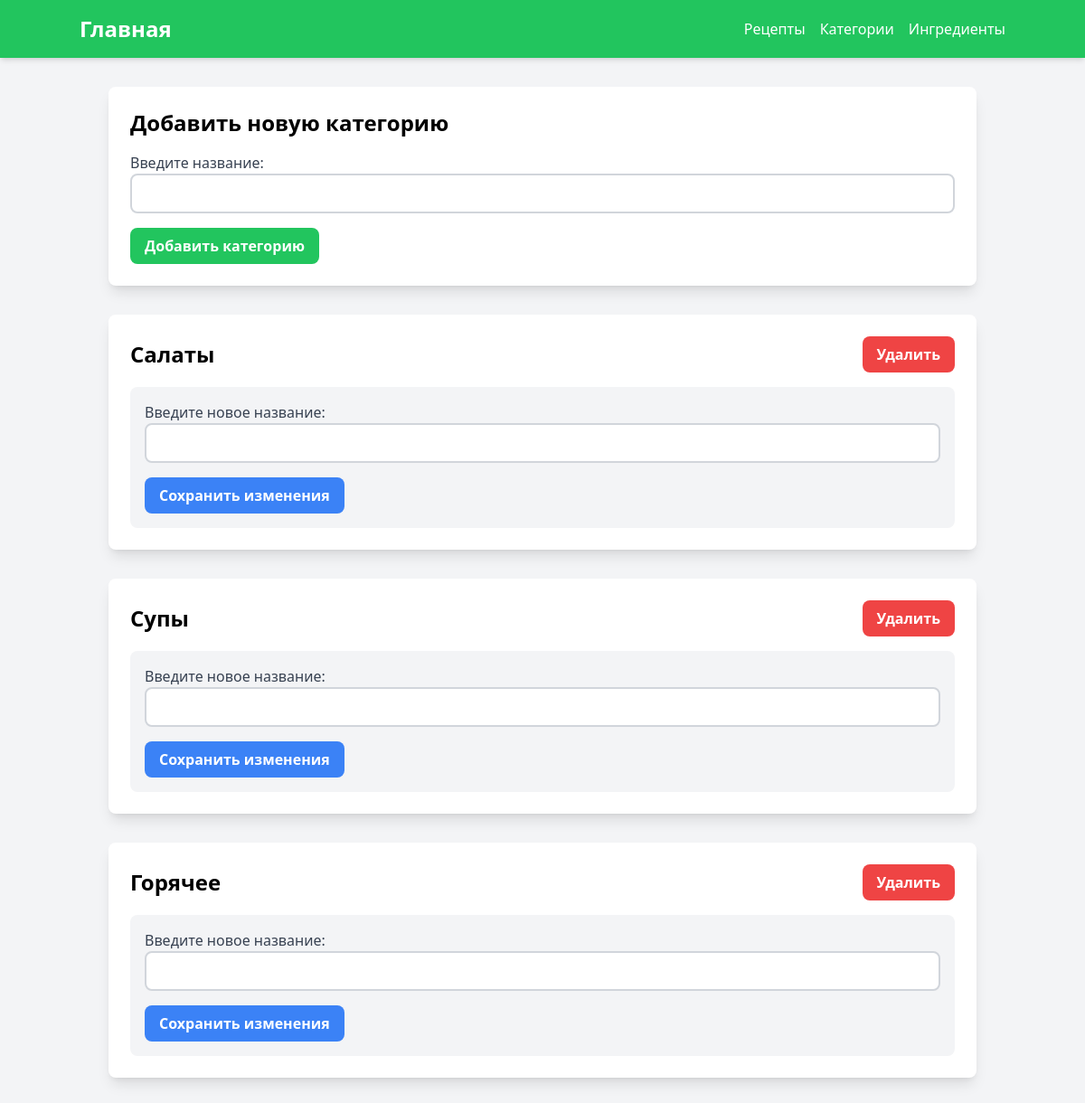
The app's page /category_pages, older data.
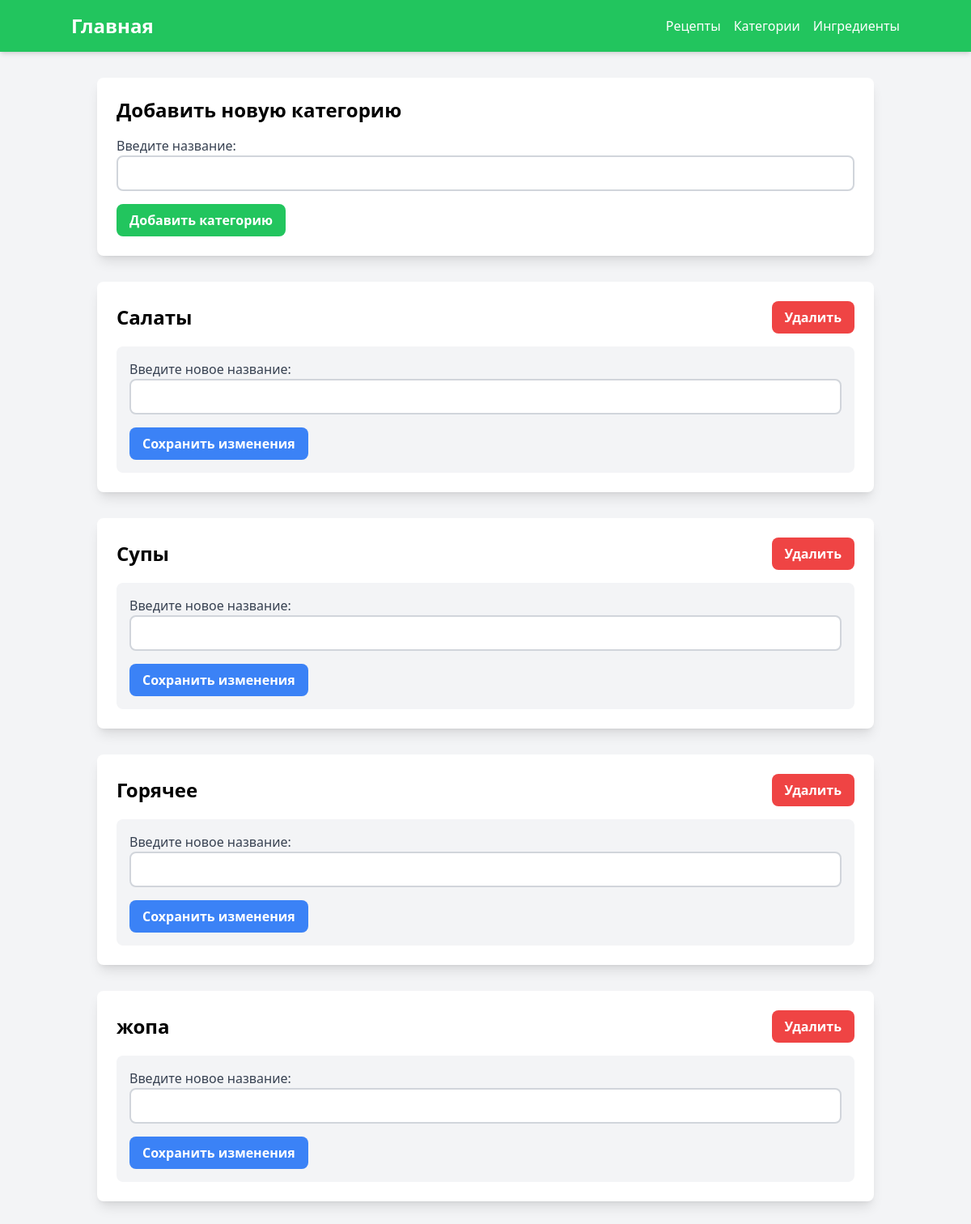
The same page, newer data.
### orm/category.py (models this page shows)
class CategoryOrm(Model):
    __tablename__ = 'categories'
    id: Mapped[int] = mapped_column(primary_key=True)
    name: Mapped[str] = mapped_column(unique=True)

### pages/category.py (the view)
@router.get('')
async def get_categories_template(
    request: Request, categories=Depends(get_all)
):
    return templates.TemplateResponse(
        'categories.html',
        {
            'request': request,
            'categories': categories['data'],
        }
    )

### templates/categories.html (shortened to what this page needs)
{% extends "header.html" %}
{% block content %}
<div class="container mx-auto p-8">
    <div class="bg-white rounded-lg shadow-lg p-6 mb-8">
        <h2 class="text-2xl font-bold mb-4">Добавить новую категорию</h2>
        <form action="{{ url_for('create_category_template') }}" method="post">
            <div class="mb-4">
                <label class="block text-gray-700" for="new_name">Введите название: </label>
                <input class="border-2 border-gray-300 p-2 w-full rounded-lg" type="text" id="new_name" name="name" required>
            </div>
            <button class="bg-green-500 text-white font-bold py-2 px-4 rounded-lg hover:bg-green-600" type="submit">Добавить категорию</button>
        </form>
    </div>
    {% for category in categories %}
        <div class="bg-white rounded-lg shadow-lg p-6 mb-8">
            <div class="flex justify-between items-center mb-4">
                <span class="text-2xl font-bold">{{ category.name }}</span>
                <div class="flex space-x-4">
                    <form action="{{ url_for('delete_category_template', id=category.id) }}" method="post">
                        <button class="bg-red-500 text-white font-bold py-2 px-4 rounded-lg hover:bg-red-600" type="submit">Удалить</button>
                    </form>
                </div>
            </div>
            <div class="bg-gray-100 p-4 rounded-lg">
                <form action="{{ url_for('update_category_template', id=category.id) }}" method="post">
                    <div class="mb-4">
                        <label class="block text-gray-700" for="new_name_{{ category.id }}">Введите новое название: </label>
                        <input class="border-2 border-gray-300 p-2 w-full rounded-lg" type="text" id="new_name_{{ category.id }}" name="name" required>
                    </div>
                    <button class="bg-blue-500 text-white font-bold py-2 px-4 rounded-lg hover:bg-blue-600" type="submit">Сохранить изменения</button>
                </form>
            </div>
        </div>
    {% endfor %}
</div>
{% endblock %}

### templates/header.html (shortened to what this page needs)
<!DOCTYPE html>
<html lang="en">
<head>
    <script src="https://cdn.tailwindcss.com"></script>
</head>
<body class="bg-gray-100">
    <header class="bg-green-500 text-white p-4 shadow-md">
        <div class="container mx-auto flex justify-between items-center">
            <a href="/" class="text-2xl font-bold">Главная</a>
            <nav>
                <ul class="flex space-x-4">
                    <li><a href="/recipe_pages" class="hover:text-gray-200">Рецепты</a></li>
                    <li><a href="/category_pages" class="hover:text-gray-200">Категории</a></li>
                    <li><a href="/ingredient_pages" class="hover:text-gray-200">Ингредиенты</a></li>
                </ul>
            </nav>
        </div>
    </header>
    <div id="content">
        {% block content %}{% endblock %}
    </div>
</body>
</html>

Row changes from the older to the newer data that the page shows:
added CategoryOrm: name "жопа"
